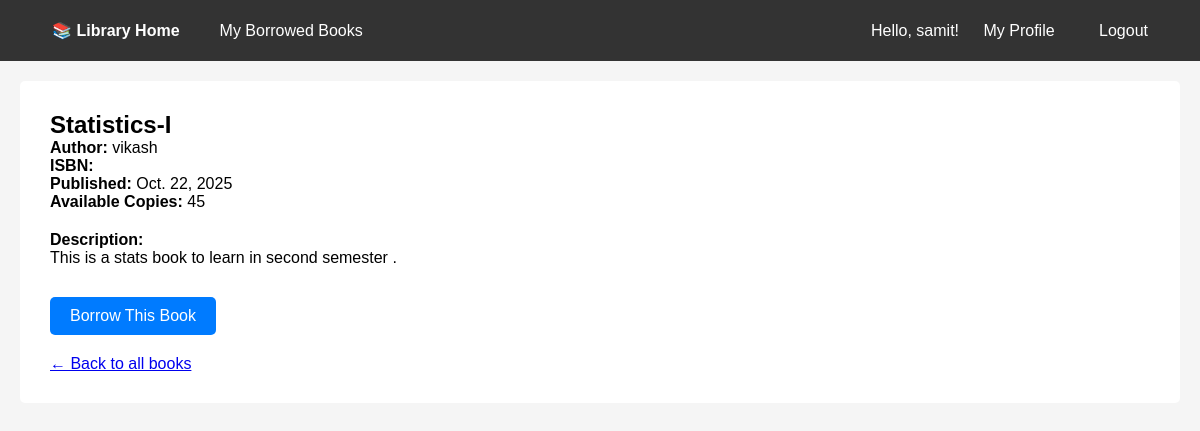
Screenshot of /book/1/ (signed in) with the database file from the repository.
### libraryapp/models.py (models this page shows, shortened)
class Book(models.Model):
    title = models.CharField(max_length=200)
    author = models.CharField(max_length=100)
    published_date = models.DateField()
    copies_available = models.IntegerField(default=1)
    description = models.TextField(blank=True)
    no_of_pages=models.IntegerField(max_length=5)
    price=models.IntegerField(max_length=5)
    semester=models.CharField(max_length=100)
    cover_image=models.ImageField(upload_to='media/')
    date_added=models.DateTimeField(default=timezone.now)

### libraryapp/views.py (the view)
# urls.py: path('book/<int:pk>/', views.book_detail, name='book_detail'),
def book_detail(request, pk):
    book = get_object_or_404(Book, pk=pk)
    return render(request, 'libraryapp/book_details.html', {'book': book})

### libraryapp/templates/libraryapp/book_details.html
{% extends 'libraryapp/base.html' %}
{% block content %}
<div style="background: white; padding: 30px; border-radius: 5px;">
    <h2>{{ book.title }}</h2>
    <p><strong>Author:</strong> {{ book.author }}</p>
    <p><strong>ISBN:</strong> {{ book.isbn }}</p>
    <p><strong>Published:</strong> {{ book.published_date }}</p>
    <p><strong>Available Copies:</strong> {{ book.copies_available }}</p>
    {% if book.description %}
        <p style="margin-top: 20px;"><strong>Description:</strong></p>
        <p>{{ book.description }}</p>
    {% endif %}
    <div style="margin-top: 30px;">
        {% if user.is_authenticated %}
            {% if book.copies_available > 0 %}
                <a href="{% url 'borrow_book' book.pk %}" class="btn">Borrow This Book</a>
            {% else %}
                <p style="color: red;">This book is currently unavailable</p>
            {% endif %}
        {% else %}
            <p>Please <a href="{% url 'login' %}">login</a> to borrow this book.</p>
        {% endif %}
    </div>
    <a href="{% url 'book_list' %}" style="display: inline-block; margin-top: 20px;">← Back to all books</a>
</div>
{% endblock %}

### libraryapp/templates/libraryapp/base.html (shortened to what this page needs)
<!DOCTYPE html>
<html>
<head>
</head>
<body>
    <nav>
        <div class="nav-left">
            <a href="{% url 'book_list' %}"><strong>📚 Library Home</strong></a>
            {% if user.is_authenticated %}
                <a href="{% url 'borrowed_books' %}">My Borrowed Books</a>
            {% endif %}
        </div>
        <div>
            {% if user.is_authenticated %}
                <span class="user-info">Hello, {{ user.username }}!</span>
                <a href="{% url 'profile' %}">My Profile</a>
                <a href="{% url 'logout' %}">Logout</a>
            {% else %}
                <a href="{% url 'login' %}">Login</a>
                <a href="{% url 'register' %}">Register</a>
            {% endif %}
        </div>
    </nav>
    <div class="container">
        {% block content %}{% endblock %}
    </div>
</body>
</html>

### libraryapp/templates/libraryapp/base.html (style rules this page uses)
* { margin: 0; padding: 0; box-sizing: border-box; }
body { font-family: Arial, sans-serif; background-color: #f5f5f5; }
nav { background-color: #333; color: white; padding: 1rem 2rem; display: flex; justify-content: space-between; align-items: center; }
nav a { color: white; text-decoration: none; margin: 0 10px; padding: 5px 10px; }
.nav-left { display: flex; align-items: center; }
.container { max-width: 1200px; margin: 0 auto; padding: 20px; }
.btn { display: inline-block; padding: 10px 20px; background-color: #007bff; color: white; text-decoration: none; border-radius: 5px; border: none; cursor: pointer; margin-right: 10px; }
.user-info { color: white; }

### rows the page displays
Book: title "Statistics-I", author "vikash", published_date "Oct. 22, 2025", copies_available "45", description "This is a stats book to learn in second semester ."

### other values shown
{{ user.username }} "samit"
